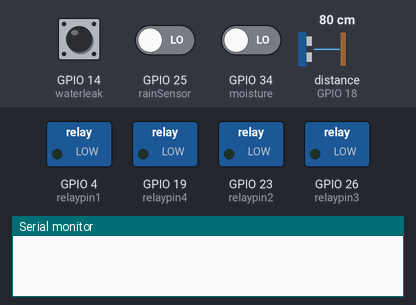
This sketch was run on a simulated ESP32. On the bench: switched loads named in the sketch (green lamp = pin HIGH), the last lines printed to the serial monitor. Wiring (inferred from the names in the program): ultrasonic range finder: trigger GPIO 5; echo GPIO 18. Inputs (shaded band) come from the test bench; at power-on: GPIO 14 (waterleak) HIGH, GPIO 25 (rainSensor) LOW, GPIO 34 (moisture) LOW, distance to the obstacle (sensor on GPIO 18) 80 cm. The echo pulse lasts 58.3 µs per cm; WiFi joins after 1.5 s; servers stay silent unless stated; pins used as bus, display or sensor lines are not drawn.

Above: at 0.1 s.
At 1.9 s:
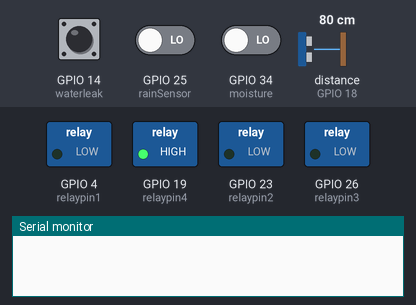
At 42.4 s:
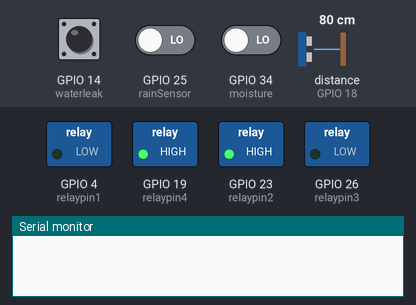
At 44.9 s:
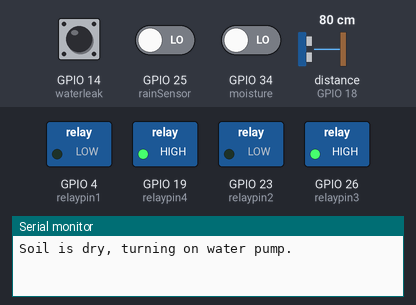
At 127.4 s:
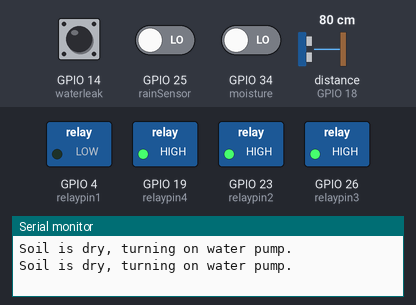
Timing chart, 0 to 130.0 s (numbered marks = the images above):
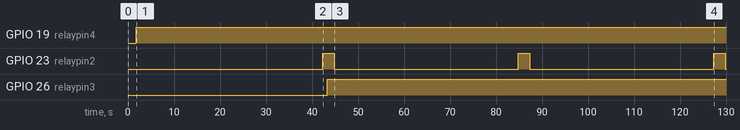

The sketch:

main_code.ino
```cpp
// Blynk configuration for the project
#define BLYNK_TEMPLATE_ID "TMPL6M9_frUE1"    // Unique ID for your Blynk template
#define BLYNK_TEMPLATE_NAME "my university project" // Human-readable name for the template
#define BLYNK_AUTH_TOKEN "jYvuo7KSrkP04a1ZX8xAmW-VH76iUYda" // Authentication token to link your hardware to Blynk

// Include necessary libraries
#include <Wire.h>               // Library for I2C communication (optional for future expansion)
#include <WiFi.h>               // Library for ESP32 to connect to WiFi
#include <WiFiClient.h>         // Library for ESP32 to act as a WiFi client
#include <BlynkSimpleEsp32.h>   // Blynk library for ESP32 to communicate with Blynk servers

// Pin Definitions
#define echopin 18          // Ultrasonic sensor echo pin
#define trigpin 5           // Ultrasonic sensor trigger pin
#define relaypin1 4         // Relay controlling the motor
#define relaypin2 23        // Relay for water leak management
#define waterleak 14        // Water leak sensor pin
#define relaypin3 26        // Relay for the water pump
#define moisture 34         // Moisture sensor pin (analog input)
#define rainSensor 25       // Rain sensor pin
#define relaypin4 19        // Relay for rainwater storage

// Blynk Virtual Pins
#define V0 V0               // Virtual pin for water leak notification
#define V1 V1               // Virtual pin to control relaypin1 manually
#define V2 V2               // Virtual pin to control relaypin3 manually (water pump)
#define tanklevel V3        // Virtual pin to send tank level status to Blynk

// WiFi Credentials
char ssid[] = "john";      // WiFi SSID (Network name)
char pass[] = "123456";      // WiFi password

// Global Variables
long duration, distance;        // Variables for ultrasonic sensor
int moistureValue;              // Variable to store raw moisture sensor value
int rainStatus;                 // Variable to store rain sensor status
int MaxLevel = 10;              // Maximum water level in cm

void setup() {
  Serial.begin(9600);           // Initialize Serial Communication

  // Connect to Blynk server
  Blynk.begin(BLYNK_AUTH_TOKEN, ssid, pass);

  // Configure all pins
  setupPins();
}

void loop() {
  Blynk.run();                  // Handle communication with Blynk
  checkSensors();               // Check all sensor readings and take actions
  delay(1000);                  // Delay for stability
}

// Function to setup pin configurations
void setupPins() {
  pinMode(trigpin, OUTPUT);
  pinMode(echopin, INPUT);

  pinMode(relaypin1, OUTPUT);
  pinMode(relaypin2, OUTPUT);
  pinMode(relaypin3, OUTPUT);
  pinMode(relaypin4, OUTPUT);

  digitalWrite(relaypin1, LOW); // Ensure all relays are initially off
  digitalWrite(relaypin2, LOW);
  digitalWrite(relaypin3, LOW);
  digitalWrite(relaypin4, LOW);

  pinMode(waterleak, INPUT);    // Configure water leak sensor as input
  pinMode(moisture, INPUT);     // Configure moisture sensor as input
  pinMode(rainSensor, INPUT);   // Configure rain sensor as input
}

// Function to check all sensors and take appropriate actions
void checkSensors() {
  checkTankLevel();   // Check water tank level using ultrasonic sensor
  handleRainSensor(); // Handle rain sensor logic
  handleLeakSensor(); // Handle water leak detection
  handleMoisture();   // Handle soil moisture and water pump
}

// Function to check tank level and update Blynk
void checkTankLevel() {
  // Measure distance using ultrasonic sensor
  digitalWrite(trigpin, LOW);
  delayMicroseconds(2);
  digitalWrite(trigpin, HIGH);
  delayMicroseconds(10);
  digitalWrite(trigpin, LOW);

  long t = pulseIn(echopin, HIGH); // Measure the pulse duration
  distance = t / 29 / 2;           // Convert duration to distance (cm)

  // Send water tank level to Blynk
  int blynkDistance = (distance - MaxLevel) * -1;
  if (distance <= MaxLevel) {
    Blynk.virtualWrite(tanklevel, blynkDistance);
  } else {
    Blynk.virtualWrite(tanklevel, 0);
  }
}

// Function to handle rain sensor logic
void handleRainSensor() {
  rainStatus = digitalRead(rainSensor); // Read rain sensor status

  if (rainStatus == HIGH) { // If no rain detected
    digitalWrite(relaypin4, HIGH); // Turn off rainwater storage
  } else { // If rain detected
    digitalWrite(relaypin4, LOW); // Activate rainwater storage
    if (distance > 3) { // Check if tank has space
      digitalWrite(relaypin4, HIGH);
    } else {
      digitalWrite(relaypin4, LOW); // Turn off storage if tank is full
    }
  }
  delay(500); // Stabilize relay operations
}

// Function to handle water leak detection
void handleLeakSensor() {
  int leakDetected = digitalRead(waterleak); // Read water leak sensor

  if (leakDetected == LOW) { // If leak detected
    digitalWrite(relaypin2, HIGH); // Redirect water to backup
    Blynk.logEvent("leak_detected", "Leak detected! Turning off main pump.");
  } else { // If no leak detected
    digitalWrite(relaypin2, LOW);
    delay(40000); // Delay for pump stabilization
    digitalWrite(relaypin2, HIGH); // Restart pump after delay
  }
  delay(1000); // Stabilize sensor readings
}

// Function to handle soil moisture and water pump
void handleMoisture() {
  moistureValue = digitalRead(moisture); // Read moisture sensor value

  if (moistureValue >= 1) { // If soil is moist
    Serial.println("Soil moisture is adequate, turning off water pump.");
    digitalWrite(relaypin3, LOW); // Turn off pump
  } else { // If soil is dry
    Serial.println("Soil is dry, turning on water pump.");
    digitalWrite(relaypin3, HIGH); // Turn on pump
  }
}

// Function to control relaypin1 manually through Blynk
BLYNK_WRITE(V1) {
  int pinValue = param.asInt(); // Read value from Blynk
  digitalWrite(relaypin1, pinValue); // Control relaypin1
  Serial.print("Relaypin1 manually set to: ");
  Serial.println(pinValue);
}
```

Measured:
- by itself, GPIO 19 (relaypin4): LOW → HIGH at 1.8 s
- by itself, GPIO 23 (relaypin2): alternates HIGH for 2.5 s and LOW for 40.0 s
- by itself, GPIO 26 (relaypin3): LOW → HIGH at 43.3 s
